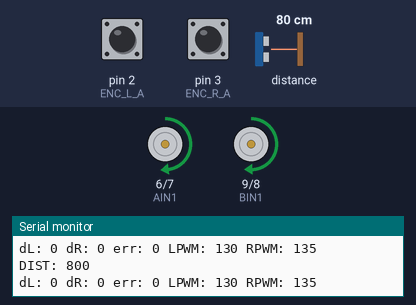
A sketch run on a simulated Arduino Nano, built with avr-gcc and run on an emulated ATmega328P. Shown: motor-driver pin pairs drawn as motors (green arrow = first pin HIGH = forward, orange = second pin HIGH = backward, longer = more drive, scaled by the enable pin), the last lines printed to the serial monitor. The inputs (shaded band) are chosen by the test bench; at power-on: distance to the obstacle 80 cm, pin 2 (ENC_L_A) HIGH, pin 3 (ENC_R_A) HIGH.

Above: at 1.2 s.
1.3 s: distance to the obstacle set to 14 cm
2.8 s: distance to the obstacle set to 10 cm
At 3.8 s:
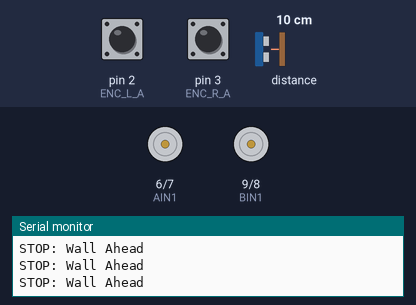
Timing chart, 0 to 5.8 s (numbered marks = the images above; inputs shaded):
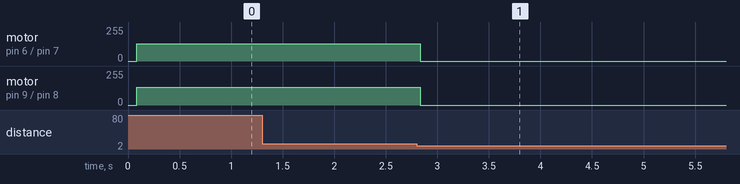

Measured:
- the behaviour switches between 13 and 12 cm on distance to the obstacle (found by bisection; images 0 and 1)
- after the input at 2.8 s, motor on pin 6 (AIN1) / pin 7 (AIN2): forward 130/255 → stopped at once; motor on pin 9 (BIN1) / pin 8 (BIN2): forward 135/255 → stopped at once

The sketch:

Initial_Demo.ino
```cpp
/*
 Project: UMBC Micromouse Capstone - Fall Demo
 File: Initial_Demo.ino
 Description:
 * This sketch implements an autonomous control system for a differential drive robot.
 * It utilizes encoder feedback with a Proportional (P) controller to synchronize wheel speeds,
   correcting for drift to maintain a straight path.
  * It integrates an Adafruit VL6180X Time-of-Flight (ToF) sensor to continuously monitor the environment,
   automatically halting  the motors when an obstacle is detected within a predefined threshold. */


#include <Arduino.h>
#include <Wire.h>
#include <Adafruit_VL6180X.h>

/* ================= MOTOR PINS (NANO) ================= */

// Left motor (A)
#define PWMA 11
#define AIN1 6
#define AIN2 7

// Right motor (B)
#define PWMB 10
#define BIN1 9
#define BIN2 8

/* ================= ENCODER PINS ================= */

// Left encoder
#define ENC_L_A 2
#define ENC_L_B 4

// Right encoder
#define ENC_R_A 3
#define ENC_R_B 5

/* ================= SENSOR CONFIG ================= */

#define WALL_THRESHOLD_MM 130
Adafruit_VL6180X tof;

/* ================= ENCODER COUNTERS ================= */

volatile long leftTicks = 0;
volatile long rightTicks = 0;

/* ========== QUADRATURE ISR (Corrected Direction) ========== */
void ISR_leftA() {
  if (digitalRead(ENC_L_A) == digitalRead(ENC_L_B))
    leftTicks--;
  else
    leftTicks++;
}

void ISR_rightA() {
  if (digitalRead(ENC_R_A) == digitalRead(ENC_R_B))
    rightTicks++;
  else
    rightTicks--;
}

/* ================= TIMERS ================= */

unsigned long lastSensorRead = 0;
const unsigned long SENSOR_INTERVAL = 50;

unsigned long lastControlTime = 0;
const unsigned long CONTROL_INTERVAL = 50;

/* ================= CONTROL VARIABLES ================= */

long lastLeftTicks = 0;
long lastRightTicks = 0;

uint16_t distance_mm = 255;

// Tuned values to these fix drift
float Kp = 0.35;          // faster corrections
long bias = 0;           // left wheel lag compensation

// Base PWM per wheel (left is boosted)
int baseLeftPWM  = 130;
int baseRightPWM = 135;

/* ================= SETUP ================= */

void setupEncoders() {
  pinMode(ENC_L_A, INPUT_PULLUP);
  pinMode(ENC_L_B, INPUT_PULLUP);

  pinMode(ENC_R_A, INPUT_PULLUP);
  pinMode(ENC_R_B, INPUT_PULLUP);

  attachInterrupt(digitalPinToInterrupt(ENC_L_A), ISR_leftA, CHANGE);
  attachInterrupt(digitalPinToInterrupt(ENC_R_A), ISR_rightA, CHANGE);
}

void setupMotors() {
  pinMode(PWMA, OUTPUT);
  pinMode(AIN1, OUTPUT);
  pinMode(AIN2, OUTPUT);

  pinMode(PWMB, OUTPUT);
  pinMode(BIN1, OUTPUT);
  pinMode(BIN2, OUTPUT);
}

void setup() {
  Serial.begin(115200);
  Wire.begin();

  Serial.println("Starting System...");

  if (!tof.begin()) {
    Serial.println("VL6180X NOT FOUND");
    while (1);
  }
  Serial.println("Sensor OK");

  setupEncoders();
  setupMotors();
}

/* ================= MOTOR HELPERS ================= */

void motorsStop() {
  digitalWrite(AIN1, LOW);
  digitalWrite(AIN2, LOW);
  digitalWrite(BIN1, LOW);
  digitalWrite(BIN2, LOW);
}

void motorsForward(int leftPWM, int rightPWM) {
  analogWrite(PWMA, leftPWM);
  digitalWrite(AIN1, HIGH);
  digitalWrite(AIN2, LOW);

  analogWrite(PWMB, rightPWM);
  digitalWrite(BIN1, HIGH);
  digitalWrite(BIN2, LOW);
}

/* ================= MAIN LOOP ================= */

void loop() {
  unsigned long now = millis();

  /* ---- SENSOR ---- */
  if (now - lastSensorRead >= SENSOR_INTERVAL) {
    lastSensorRead = now;

    distance_mm = tof.readRange();
    uint8_t status = tof.readRangeStatus();

    if (status != VL6180X_ERROR_NONE)
      distance_mm = 255;

    Serial.print("DIST: ");
    Serial.println(distance_mm);
  }

  /* ---- STOP IF TOO CLOSE ---- */
  if (distance_mm < WALL_THRESHOLD_MM) {
    motorsStop();
    Serial.println("STOP: Wall Ahead");
    return;
  }

  /* ---- STRAIGHT-LINE CONTROL ---- */
  if (now - lastControlTime >= CONTROL_INTERVAL) {
    lastControlTime = now;

    long dL = leftTicks - lastLeftTicks;
    long dR = rightTicks - lastRightTicks;

    lastLeftTicks = leftTicks;
    lastRightTicks = rightTicks;

    // Straight-line error with bias compensation
    long error = (dL - dR) + bias;

    int leftPWM  = baseLeftPWM  - (Kp * error);
    int rightPWM = baseRightPWM + (Kp * error);


    // Constrain
    leftPWM  = constrain(leftPWM, 0, 255);
    rightPWM = constrain(rightPWM, 0, 255);

    motorsForward(leftPWM, rightPWM);

    Serial.print("dL: ");   Serial.print(dL);
    Serial.print(" dR: ");  Serial.print(dR);
    Serial.print(" err: "); Serial.print(error);
    Serial.print(" LPWM: "); Serial.print(leftPWM);
    Serial.print(" RPWM: "); Serial.println(rightPWM);
  }
}
```
